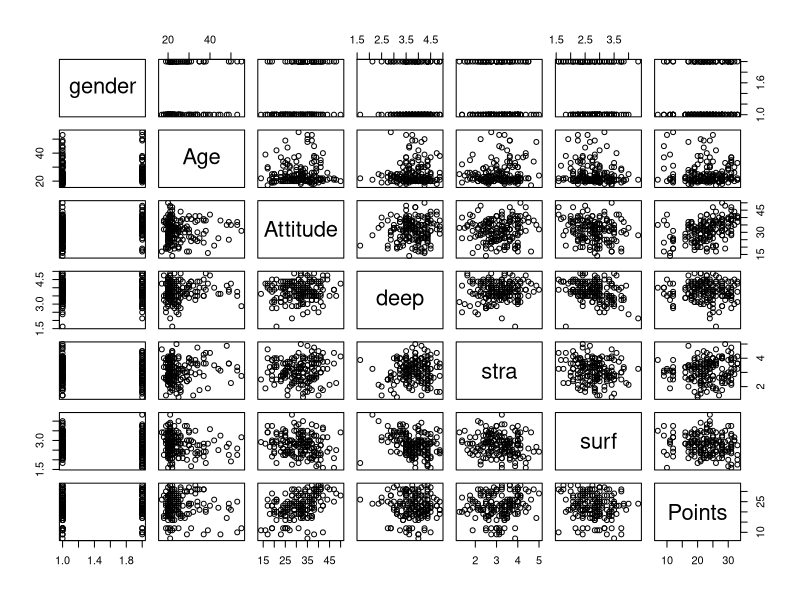
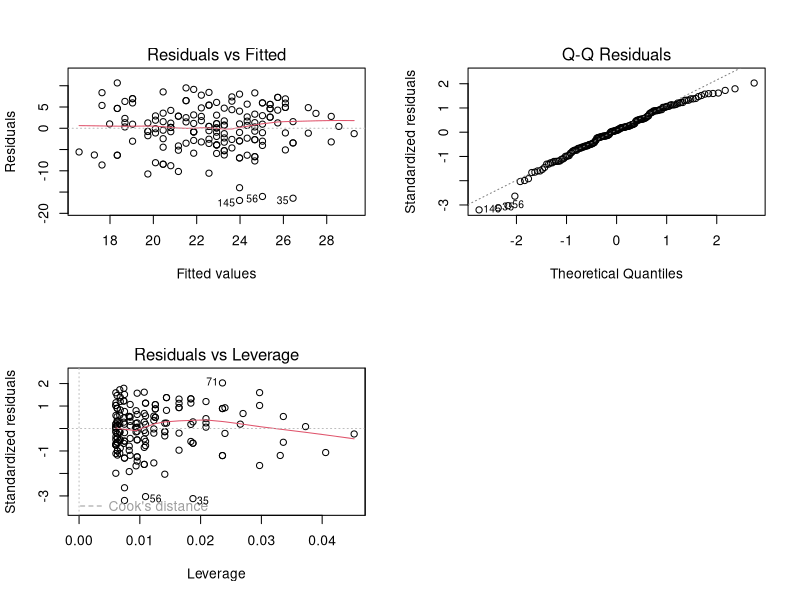

Write R code to recreate these figures, in order.
## ---- chunk 1
library(dplyr)
lrn14 <- read.csv("data/learning2014.csv")
keep_columns <- c("gender","Age","Attitude", "deep", "stra", "surf", "Points")
lrn14 <- select(lrn14, one_of(keep_columns))
## ---- chunk 2
str(lrn14)

dim(lrn14)
## ---- chunk 3

p1 <- plot(lrn14)

## ---- chunk 4

summary(lrn14$gender)

summary(lrn14$Age)

summary(lrn14$Attitude)

summary(lrn14$deep)

summary(lrn14$stra)

summary(lrn14$surf)

summary(lrn14$Points)

## ---- chunk 5

library(ggplot2)
library(GGally)
library(dplyr)

## ---- chunk 6

my_model2 <- lm(Points ~ Attitude, data = lrn14)
summary(my_model2)

## ---- chunk 7
par(mfrow = c(2,2))
plot(my_model2, which = c(1:2,5))
